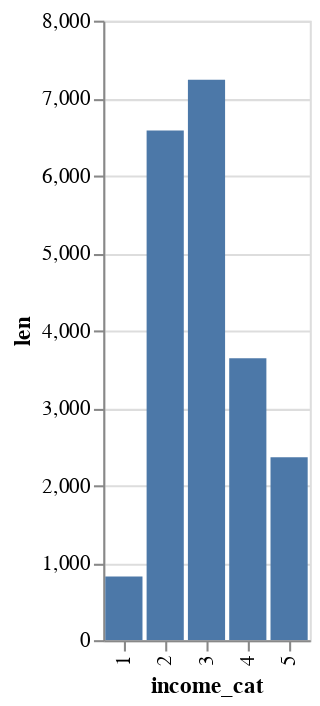

Source (notebook cell):
### Code cell
housing.select(pl.col("income_cat")).group_by(pl.col("income_cat")).len().sort(pl.col("income_cat")).plot.bar(
    x="income_cat", y = "len"
)

### Figure 1 — Vega-Lite specification as saved in the notebook (floating-point values rounded to 4 significant figures)
{"config": {"view": {"continuousWidth": 300, "continuousHeight": 300}}, "data": {"name": "data-56d3eab02e8b426f02c3add0598c860a"}, "mark": {"type": "bar", "tooltip": true}, "encoding": {"x": {"field": "income_cat", "sort": ["1", "2", "3", "4", "5"], "type": "ordinal"}, "y": {"field": "len", "type": "quantitative"}}, "params": [{"name": "param_2", "select": {"type": "interval", "encodings": ["x", "y"]}, "bind": "scales"}], "$schema": "https://vega.github.io/schema/vega-lite/v5.20.1.json", "datasets": {"data-56d3eab02e8b426f02c3add0598c860a": [{"income_cat": "1", "len": 822}, {"income_cat": "2", "len": 6581}, {"income_cat": "3", "len": 7236}, {"income_cat": "4", "len": 3639}, {"income_cat": "5", "len": 2362}]}}
